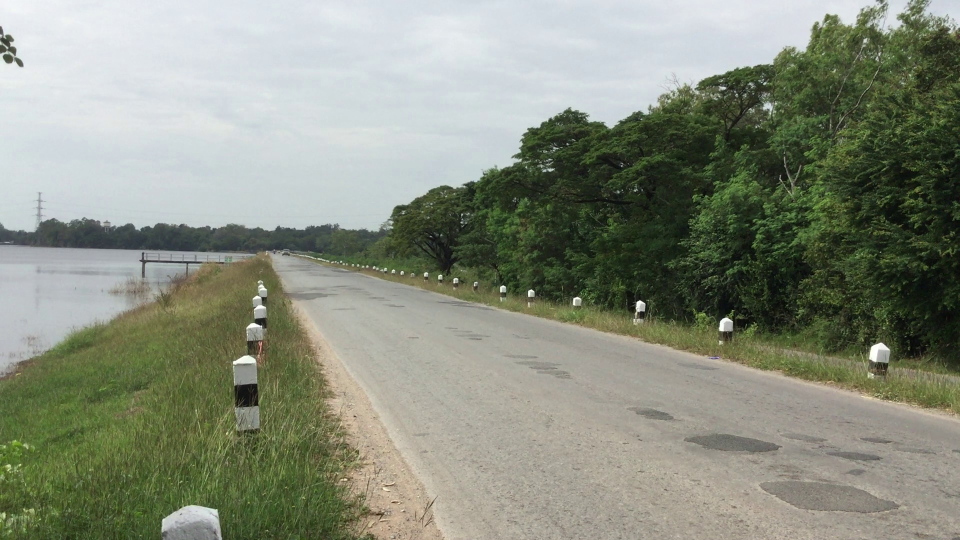
#> input picture code/frame0.jpg, 1920 x 1080 px, found by its file name (shown at 1/2 size)
$ python 1.py
#> lines starting #> are read from the running program, lines starting #| are printed output that depends on the picture
import numpy as np
import cv2
from matplotlib import pyplot as plt
#plt.axvspan(ขอบเขตซ้าย, ขอบเขตขวา, ขอบเขตล่าง, ขอบเขตบน)
img = cv2.imread('frame0.JPG') # 0 คือ ค่าสีโทนเทา (grayscale)
#> img is the input picture: shape (1080, 1920, 3); mean B, G, R 126.1, 141.6, 136.2
plt.axvspan(458,518,707,899,alpha=0.2,lw=7,fc='r')
plt.imshow(img, cmap = 'gray', interpolation = 'bicubic')

plt.plot()
plt.show()
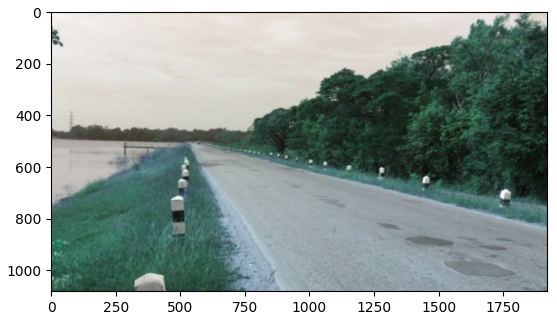
#> figure drawn by matplotlib, 1 panel; B, G, R data is drawn as R, G, B
